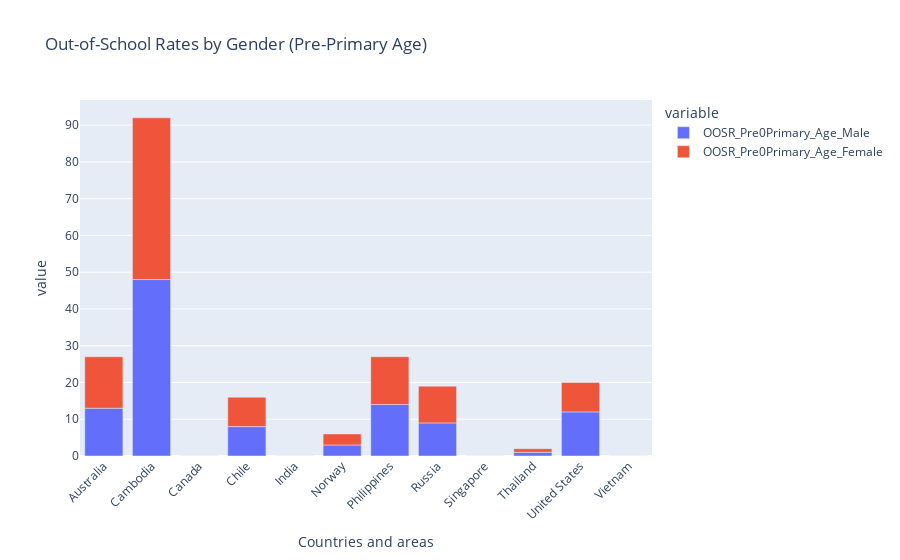

The notebook cell this image was saved under:
### Markdown cell above
## Out-of-School Rates by Gender (Pre-Primary Age)

### Code cell
fig = px.bar(sea_df, x='Countries and areas', y=['OOSR_Pre0Primary_Age_Male', 'OOSR_Pre0Primary_Age_Female'], title='Out-of-School Rates by Gender (Pre-Primary Age)')
fig.update_layout(xaxis_tickangle = -45)
fig.show()

### Figure 1 — Plotly figure (JSON) as saved in the notebook; plotly's stock layout.template omitted (floating-point values rounded to 4 significant figures)
{"data": [{"alignmentgroup": "True", "hovertemplate": "variable=OOSR_Pre0Primary_Age_Male<br>Countries and areas=%{x}<br>value=%{y}<extra></extra>", "legendgroup": "OOSR_Pre0Primary_Age_Male", "marker": {"color": "#636efa", "pattern": {"shape": ""}}, "name": "OOSR_Pre0Primary_Age_Male", "offsetgroup": "OOSR_Pre0Primary_Age_Male", "orientation": "v", "showlegend": true, "textposition": "auto", "type": "bar", "x": ["Australia", "Cambodia", "Canada", "Chile", "India", "Norway", "Philippines", "Russia", "Singapore", "Thailand", "United States", "Vietnam"], "xaxis": "x", "y": [13, 48, 0, 8, 0, 3, 14, 9, 0, 1, 12, 0], "yaxis": "y"}, {"alignmentgroup": "True", "hovertemplate": "variable=OOSR_Pre0Primary_Age_Female<br>Countries and areas=%{x}<br>value=%{y}<extra></extra>", "legendgroup": "OOSR_Pre0Primary_Age_Female", "marker": {"color": "#EF553B", "pattern": {"shape": ""}}, "name": "OOSR_Pre0Primary_Age_Female", "offsetgroup": "OOSR_Pre0Primary_Age_Female", "orientation": "v", "showlegend": true, "textposition": "auto", "type": "bar", "x": ["Australia", "Cambodia", "Canada", "Chile", "India", "Norway", "Philippines", "Russia", "Singapore", "Thailand", "United States", "Vietnam"], "xaxis": "x", "y": [14, 44, 0, 8, 0, 3, 13, 10, 0, 1, 8, 0], "yaxis": "y"}], "layout": {"barmode": "relative", "legend": {"title": {"text": "variable"}, "tracegroupgap": 0}, "title": {"text": "Out-of-School Rates by Gender (Pre-Primary Age)"}, "xaxis": {"anchor": "y", "domain": [0, 1], "tickangle": -45, "title": {"text": "Countries and areas"}}, "yaxis": {"anchor": "x", "domain": [0, 1], "title": {"text": "value"}}}}
